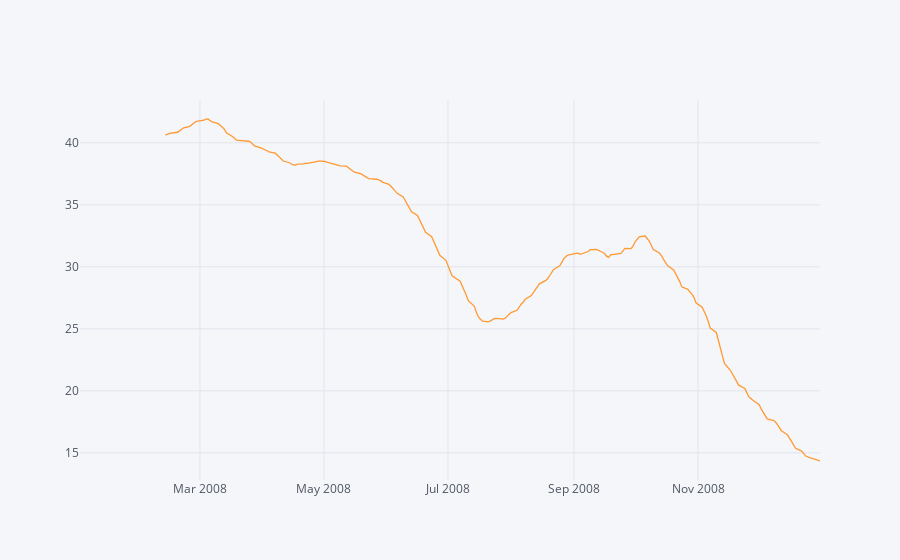
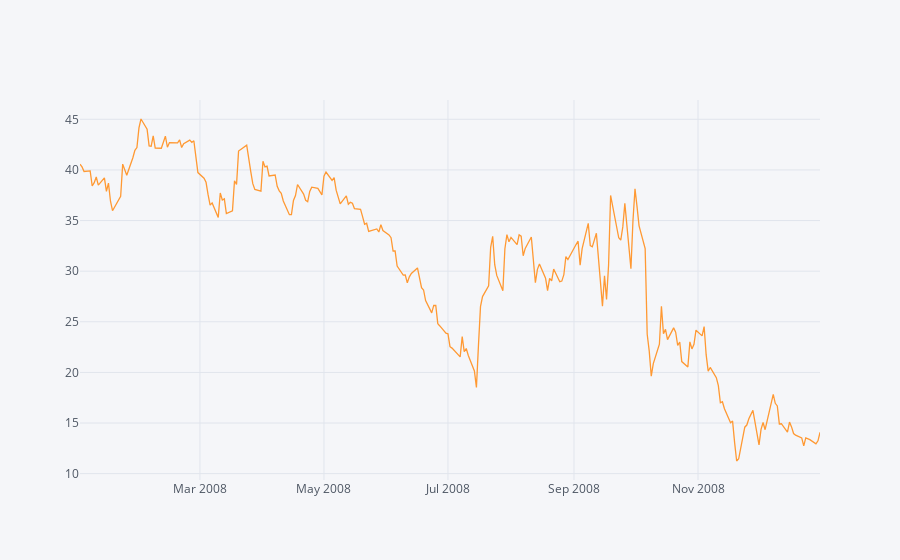

Write notebook code for charts like these, in order.
### Code cell
plt.figure(figsize=(12,6))
bank_stocks['BAC']['Close'].loc['2008-01-01':'2009-01-01'].rolling(window=30).mean().iplot()
bank_stocks['BAC']['Close'].loc['2008-01-01':'2009-01-01'].iplot()

### Figure 1 — Plotly figure (JSON) as saved in the notebook; plotly's stock layout.template omitted (floating-point values rounded to 4 significant figures; data arrays with more than 128 entries replaced by an {"elided": "..."} marker saying what was removed)
{"data": [{"line": {"color": "rgba(255, 153, 51, 1.0)", "dash": "solid", "shape": "linear", "width": 1.3}, "mode": "lines", "name": "Close", "text": "", "type": "scatter", "x": {"elided": "253 str values"}, "y": {"elided": "253 mixed values"}}], "layout": {"legend": {"bgcolor": "#F5F6F9", "font": {"color": "#4D5663"}}, "paper_bgcolor": "#F5F6F9", "plot_bgcolor": "#F5F6F9", "title": {"font": {"color": "#4D5663"}}, "xaxis": {"gridcolor": "#E1E5ED", "showgrid": true, "tickfont": {"color": "#4D5663"}, "title": {"font": {"color": "#4D5663"}, "text": ""}, "zerolinecolor": "#E1E5ED"}, "yaxis": {"gridcolor": "#E1E5ED", "showgrid": true, "tickfont": {"color": "#4D5663"}, "title": {"font": {"color": "#4D5663"}, "text": ""}, "zerolinecolor": "#E1E5ED"}}}

### Figure 2 — Plotly figure (JSON) as saved in the notebook; plotly's stock layout.template omitted (floating-point values rounded to 4 significant figures; data arrays with more than 128 entries replaced by an {"elided": "..."} marker saying what was removed)
{"data": [{"line": {"color": "rgba(255, 153, 51, 1.0)", "dash": "solid", "shape": "linear", "width": 1.3}, "mode": "lines", "name": "Close", "text": "", "type": "scatter", "x": {"elided": "253 str values"}, "y": {"elided": "253 float values"}}], "layout": {"legend": {"bgcolor": "#F5F6F9", "font": {"color": "#4D5663"}}, "paper_bgcolor": "#F5F6F9", "plot_bgcolor": "#F5F6F9", "title": {"font": {"color": "#4D5663"}}, "xaxis": {"gridcolor": "#E1E5ED", "showgrid": true, "tickfont": {"color": "#4D5663"}, "title": {"font": {"color": "#4D5663"}, "text": ""}, "zerolinecolor": "#E1E5ED"}, "yaxis": {"gridcolor": "#E1E5ED", "showgrid": true, "tickfont": {"color": "#4D5663"}, "title": {"font": {"color": "#4D5663"}, "text": ""}, "zerolinecolor": "#E1E5ED"}}}
